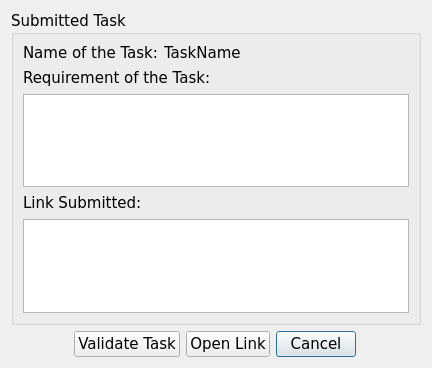
<?xml version="1.0" encoding="UTF-8"?>
<ui version="4.0">
 <class>ValidateTask</class>
 <widget class="QDialog" name="ValidateTask">
  <property name="geometry">
   <rect>
    <x>0</x>
    <y>0</y>
    <width>432</width>
    <height>368</height>
   </rect>
  </property>
  <property name="font">
   <font>
    <family>Verdana</family>
    <pointsize>11</pointsize>
   </font>
  </property>
  <property name="windowTitle">
   <string>Validate Task</string>
  </property>
  <layout class="QGridLayout" name="gridLayout_2">
   <item row="1" column="3">
    <widget class="QPushButton" name="cancel_btn">
     <property name="text">
      <string>Cancel</string>
     </property>
    </widget>
   </item>
   <item row="1" column="2">
    <widget class="QPushButton" name="openlink_btn">
     <property name="text">
      <string>Open Link</string>
     </property>
    </widget>
   </item>
   <item row="1" column="1">
    <widget class="QPushButton" name="validate_task_btn">
     <property name="text">
      <string>Validate Task</string>
     </property>
    </widget>
   </item>
   <item row="1" column="4">
    <spacer name="horizontalSpacer_3">
     <property name="orientation">
      <enum>Qt::Orientation::Horizontal</enum>
     </property>
     <property name="sizeHint" stdset="0">
      <size>
       <width>63</width>
       <height>20</height>
      </size>
     </property>
    </spacer>
   </item>
   <item row="1" column="0">
    <spacer name="horizontalSpacer_2">
     <property name="orientation">
      <enum>Qt::Orientation::Horizontal</enum>
     </property>
     <property name="sizeHint" stdset="0">
      <size>
       <width>62</width>
       <height>20</height>
      </size>
     </property>
    </spacer>
   </item>
   <item row="0" column="0" colspan="5">
    <widget class="QGroupBox" name="submitted_task_box">
     <property name="title">
      <string>Submitted Task</string>
     </property>
     <layout class="QGridLayout" name="gridLayout">
      <item row="0" column="0">
       <widget class="QLabel" name="name_task_label">
        <property name="text">
         <string>Name of the Task:</string>
        </property>
       </widget>
      </item>
      <item row="0" column="1" colspan="2">
       <widget class="QLabel" name="taskname_label">
        <property name="text">
         <string>TaskName</string>
        </property>
       </widget>
      </item>
      <item row="1" column="0" colspan="2">
       <widget class="QLabel" name="name_task_label_2">
        <property name="text">
         <string>Requirement of the Task:</string>
        </property>
       </widget>
      </item>
      <item row="1" column="2">
       <spacer name="horizontalSpacer_4">
        <property name="orientation">
         <enum>Qt::Orientation::Horizontal</enum>
        </property>
        <property name="sizeHint" stdset="0">
         <size>
          <width>197</width>
          <height>20</height>
         </size>
        </property>
       </spacer>
      </item>
      <item row="2" column="0" colspan="3">
       <widget class="QTextBrowser" name="reqtask_view">
        <property name="minimumSize">
         <size>
          <width>0</width>
          <height>90</height>
         </size>
        </property>
       </widget>
      </item>
      <item row="3" column="0">
       <widget class="QLabel" name="link_submitted_label">
        <property name="text">
         <string>Link Submitted:</string>
        </property>
       </widget>
      </item>
      <item row="3" column="1" colspan="2">
       <spacer name="horizontalSpacer">
        <property name="orientation">
         <enum>Qt::Orientation::Horizontal</enum>
        </property>
        <property name="sizeHint" stdset="0">
         <size>
          <width>247</width>
          <height>20</height>
         </size>
        </property>
       </spacer>
      </item>
      <item row="4" column="0" colspan="3">
       <widget class="QTextBrowser" name="link_submitted_view">
        <property name="minimumSize">
         <size>
          <width>0</width>
          <height>90</height>
         </size>
        </property>
       </widget>
      </item>
     </layout>
    </widget>
   </item>
  </layout>
 </widget>
 <resources/>
 <connections/>
</ui>
